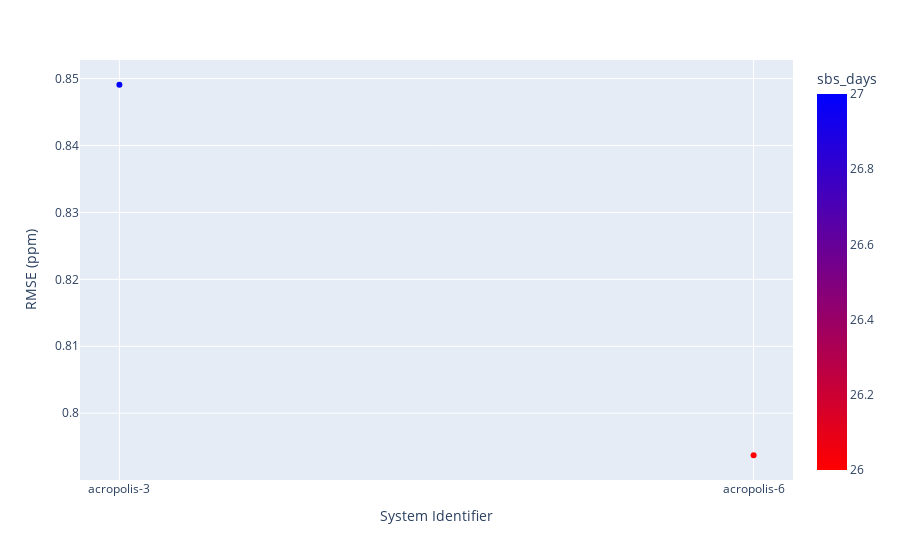

The cell this chart's notebook holds for it:
### Code cell
fig = px.scatter(df_plot, x="system_name",
                 y="rmse_full_deployment", 
                 color = "sbs_days", 
                 color_continuous_scale=px.colors.sequential.Bluered_r)

fig.update_layout(
    yaxis_title='RMSE (ppm)',
    xaxis_title='System Identifier',
    title='',
)
fig.show()

### Figure 1 — Plotly figure (JSON) as saved in the notebook; plotly's stock layout.template omitted (floating-point values rounded to 4 significant figures)
{"data": [{"hovertemplate": "system_name=%{x}<br>rmse_full_deployment=%{y}<br>sbs_days=%{marker.color}<extra></extra>", "legendgroup": "", "marker": {"color": [27, 26], "coloraxis": "coloraxis", "symbol": "circle"}, "mode": "markers", "name": "", "orientation": "v", "showlegend": false, "type": "scatter", "x": ["acropolis-3", "acropolis-6"], "xaxis": "x", "y": [0.8491, 0.7937], "yaxis": "y"}], "layout": {"coloraxis": {"colorbar": {"title": {"text": "sbs_days"}}, "colorscale": [[0, "rgb(255,0,0)"], [1, "rgb(0,0,255)"]]}, "legend": {"tracegroupgap": 0}, "margin": {"t": 60}, "title": {"text": ""}, "xaxis": {"anchor": "y", "domain": [0, 1], "title": {"text": "System Identifier"}}, "yaxis": {"anchor": "x", "domain": [0, 1], "title": {"text": "RMSE (ppm)"}}}}
